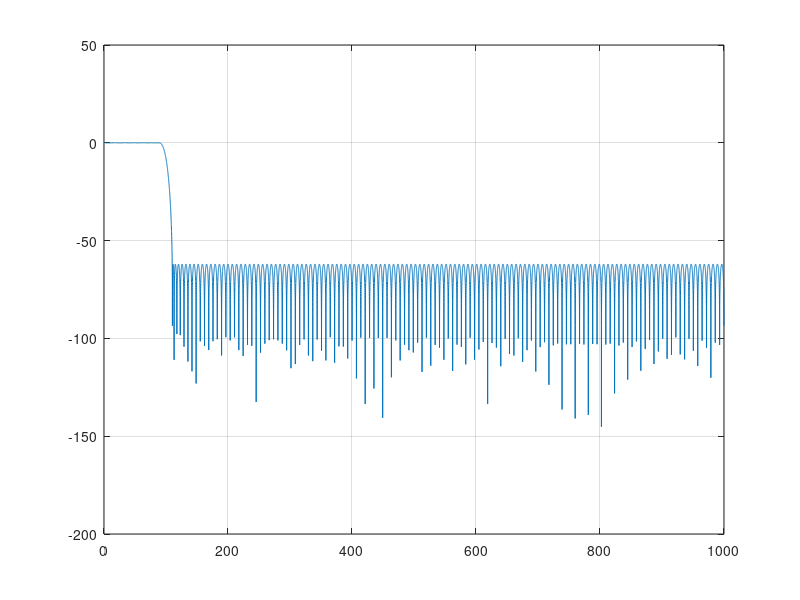

Here is the MATLAB script that generated this plot: (Note: this script raises an error after producing the figure.)
% gen_lpf.m — синтез антиалиасингового FIR для 2 МГц -> 200 кГц (D=10)
fs = 2e6;  D = 10;
fp = 90e3;            % край пассбенда (полоса FM по Карсону)
fst = 110e3;          % край стопбенда = fs/D - fp  (что завернётся в полосу)
Rp = 0.1;             % пульсация пассбенда, дБ
Rs = 62;              % затухание стопбенда, дБ

% спека пульсаций в линейных единицах для оценки порядка
dp = (10^(Rp/20)-1)/(10^(Rp/20)+1);
ds = 10^(-Rs/20);

[n, fo, ao, w] = firpmord([fp fst], [1 0], [dp ds], fs);
b = firpm(n, fo, ao, w);     % порядок n -> (n+1) тапов
n = numel(b);

[H, f] = freqz(b, 1, 16384, fs);
pb = 20*log10(max(abs(H(f<=fp)))/min(abs(H(f<=fp))));
sb = 20*log10(max(abs(H(f>=fst))));
fprintf('N=%d  passband ripple=%.2f dB  stopband=%.1f dB  DCgain=%.4f\n', ...
        n, pb, sb, sum(b));
figure; plot(f/1e3, 20*log10(abs(H))); grid on;
xline(90); xline(110); yline(-Rs);
xlabel('kHz'); ylabel('dB'); title('LPF 2M\rightarrow200k');

this_dir = fileparts(mfilename('fullpath'));
out_path = fullfile(this_dir, '..', 'inc', 'dsp', 'filters', 'lowpass_2m_to_200k.hpp');

fid = fopen(out_path, 'w');
fprintf(fid, '#pragma once\n#include <array>\n\nnamespace dsp::filters {\n\n');
fprintf(fid, 'inline constexpr std::size_t kLowpass2mTo200kDecim = %d;\n', D);
fprintf(fid, 'inline constexpr std::array<float, %d> kLowpass2mTo200k = {{\n', n);
for i = 1:6:n
    fprintf(fid, '    ');
    fprintf(fid, '%+.8ef, ', b(i:min(i+5,n)));
    fprintf(fid, '\n');
end
fprintf(fid, '}};\n\n} // namespace dsp::filters\n');
fclose(fid);
